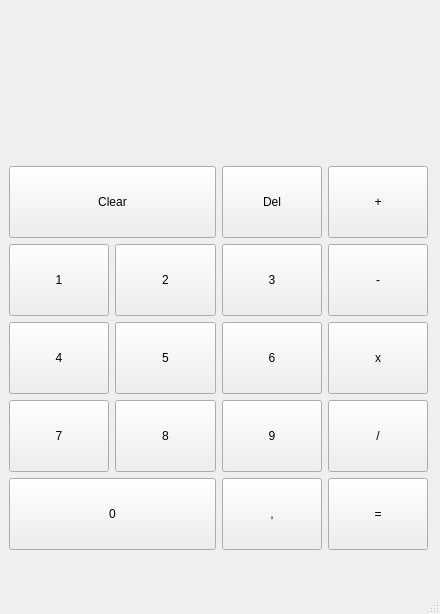
<?xml version="1.0" encoding="UTF-8"?>
<ui version="4.0">
 <class>MainWindow</class>
 <widget class="QMainWindow" name="MainWindow">
  <property name="geometry">
   <rect>
    <x>0</x>
    <y>0</y>
    <width>440</width>
    <height>614</height>
   </rect>
  </property>
  <property name="windowTitle">
   <string>MainWindow</string>
  </property>
  <widget class="QWidget" name="centralwidget">
   <widget class="QWidget" name="gridLayoutWidget">
    <property name="geometry">
     <rect>
      <x>9</x>
      <y>9</y>
      <width>419</width>
      <height>541</height>
     </rect>
    </property>
    <layout class="QGridLayout" name="gridLayout">
     <item row="0" column="0" colspan="4">
      <widget class="QLabel" name="label">
       <property name="sizePolicy">
        <sizepolicy hsizetype="MinimumExpanding" vsizetype="Preferred">
         <horstretch>0</horstretch>
         <verstretch>21</verstretch>
        </sizepolicy>
       </property>
       <property name="styleSheet">
        <string notr="true">font: 75 22pt &quot;Rubik&quot;;
color: rgb(255, 255, 255)</string>
       </property>
       <property name="text">
        <string/>
       </property>
      </widget>
     </item>
     <item row="2" column="3">
      <widget class="QPushButton" name="push_Minus">
       <property name="sizePolicy">
        <sizepolicy hsizetype="MinimumExpanding" vsizetype="Preferred">
         <horstretch>0</horstretch>
         <verstretch>10</verstretch>
        </sizepolicy>
       </property>
       <property name="text">
        <string>-</string>
       </property>
      </widget>
     </item>
     <item row="4" column="1">
      <widget class="QPushButton" name="push_8">
       <property name="sizePolicy">
        <sizepolicy hsizetype="MinimumExpanding" vsizetype="Preferred">
         <horstretch>0</horstretch>
         <verstretch>10</verstretch>
        </sizepolicy>
       </property>
       <property name="text">
        <string>8</string>
       </property>
      </widget>
     </item>
     <item row="1" column="2">
      <widget class="QPushButton" name="push_Del">
       <property name="sizePolicy">
        <sizepolicy hsizetype="MinimumExpanding" vsizetype="Preferred">
         <horstretch>0</horstretch>
         <verstretch>10</verstretch>
        </sizepolicy>
       </property>
       <property name="text">
        <string>Del</string>
       </property>
      </widget>
     </item>
     <item row="2" column="2">
      <widget class="QPushButton" name="push_3">
       <property name="sizePolicy">
        <sizepolicy hsizetype="MinimumExpanding" vsizetype="Preferred">
         <horstretch>0</horstretch>
         <verstretch>10</verstretch>
        </sizepolicy>
       </property>
       <property name="text">
        <string>3</string>
       </property>
      </widget>
     </item>
     <item row="5" column="3">
      <widget class="QPushButton" name="push_Res">
       <property name="sizePolicy">
        <sizepolicy hsizetype="MinimumExpanding" vsizetype="Preferred">
         <horstretch>0</horstretch>
         <verstretch>10</verstretch>
        </sizepolicy>
       </property>
       <property name="text">
        <string>=</string>
       </property>
      </widget>
     </item>
     <item row="4" column="3">
      <widget class="QPushButton" name="push_Div">
       <property name="sizePolicy">
        <sizepolicy hsizetype="MinimumExpanding" vsizetype="Preferred">
         <horstretch>0</horstretch>
         <verstretch>10</verstretch>
        </sizepolicy>
       </property>
       <property name="text">
        <string>/</string>
       </property>
      </widget>
     </item>
     <item row="1" column="3">
      <widget class="QPushButton" name="push_Plus">
       <property name="sizePolicy">
        <sizepolicy hsizetype="MinimumExpanding" vsizetype="Preferred">
         <horstretch>0</horstretch>
         <verstretch>10</verstretch>
        </sizepolicy>
       </property>
       <property name="text">
        <string>+</string>
       </property>
      </widget>
     </item>
     <item row="3" column="2">
      <widget class="QPushButton" name="push_6">
       <property name="sizePolicy">
        <sizepolicy hsizetype="MinimumExpanding" vsizetype="Preferred">
         <horstretch>0</horstretch>
         <verstretch>10</verstretch>
        </sizepolicy>
       </property>
       <property name="text">
        <string>6</string>
       </property>
      </widget>
     </item>
     <item row="3" column="1">
      <widget class="QPushButton" name="push_5">
       <property name="sizePolicy">
        <sizepolicy hsizetype="MinimumExpanding" vsizetype="Preferred">
         <horstretch>0</horstretch>
         <verstretch>10</verstretch>
        </sizepolicy>
       </property>
       <property name="text">
        <string>5</string>
       </property>
      </widget>
     </item>
     <item row="1" column="0" colspan="2">
      <widget class="QPushButton" name="push_Clear">
       <property name="sizePolicy">
        <sizepolicy hsizetype="MinimumExpanding" vsizetype="Preferred">
         <horstretch>0</horstretch>
         <verstretch>10</verstretch>
        </sizepolicy>
       </property>
       <property name="text">
        <string>Clear</string>
       </property>
      </widget>
     </item>
     <item row="3" column="3">
      <widget class="QPushButton" name="push_Multi">
       <property name="sizePolicy">
        <sizepolicy hsizetype="MinimumExpanding" vsizetype="Preferred">
         <horstretch>0</horstretch>
         <verstretch>10</verstretch>
        </sizepolicy>
       </property>
       <property name="text">
        <string>x</string>
       </property>
      </widget>
     </item>
     <item row="2" column="0">
      <widget class="QPushButton" name="push_1">
       <property name="sizePolicy">
        <sizepolicy hsizetype="MinimumExpanding" vsizetype="Preferred">
         <horstretch>0</horstretch>
         <verstretch>10</verstretch>
        </sizepolicy>
       </property>
       <property name="text">
        <string>1</string>
       </property>
      </widget>
     </item>
     <item row="5" column="0" colspan="2">
      <widget class="QPushButton" name="push_0">
       <property name="sizePolicy">
        <sizepolicy hsizetype="MinimumExpanding" vsizetype="Preferred">
         <horstretch>0</horstretch>
         <verstretch>10</verstretch>
        </sizepolicy>
       </property>
       <property name="text">
        <string>0</string>
       </property>
      </widget>
     </item>
     <item row="4" column="0">
      <widget class="QPushButton" name="push_7">
       <property name="sizePolicy">
        <sizepolicy hsizetype="MinimumExpanding" vsizetype="Preferred">
         <horstretch>0</horstretch>
         <verstretch>10</verstretch>
        </sizepolicy>
       </property>
       <property name="text">
        <string>7</string>
       </property>
      </widget>
     </item>
     <item row="4" column="2">
      <widget class="QPushButton" name="push_9">
       <property name="sizePolicy">
        <sizepolicy hsizetype="MinimumExpanding" vsizetype="Preferred">
         <horstretch>0</horstretch>
         <verstretch>10</verstretch>
        </sizepolicy>
       </property>
       <property name="text">
        <string>9</string>
       </property>
      </widget>
     </item>
     <item row="3" column="0">
      <widget class="QPushButton" name="push_4">
       <property name="sizePolicy">
        <sizepolicy hsizetype="MinimumExpanding" vsizetype="Preferred">
         <horstretch>0</horstretch>
         <verstretch>10</verstretch>
        </sizepolicy>
       </property>
       <property name="text">
        <string>4</string>
       </property>
      </widget>
     </item>
     <item row="2" column="1">
      <widget class="QPushButton" name="push_2">
       <property name="sizePolicy">
        <sizepolicy hsizetype="MinimumExpanding" vsizetype="Preferred">
         <horstretch>0</horstretch>
         <verstretch>10</verstretch>
        </sizepolicy>
       </property>
       <property name="text">
        <string>2</string>
       </property>
      </widget>
     </item>
     <item row="5" column="2">
      <widget class="QPushButton" name="push_Float">
       <property name="sizePolicy">
        <sizepolicy hsizetype="MinimumExpanding" vsizetype="Preferred">
         <horstretch>0</horstretch>
         <verstretch>10</verstretch>
        </sizepolicy>
       </property>
       <property name="text">
        <string>,</string>
       </property>
      </widget>
     </item>
    </layout>
   </widget>
  </widget>
  <widget class="QMenuBar" name="menubar">
   <property name="geometry">
    <rect>
     <x>0</x>
     <y>0</y>
     <width>440</width>
     <height>31</height>
    </rect>
   </property>
  </widget>
  <widget class="QStatusBar" name="statusbar"/>
 </widget>
 <resources/>
 <connections/>
</ui>
